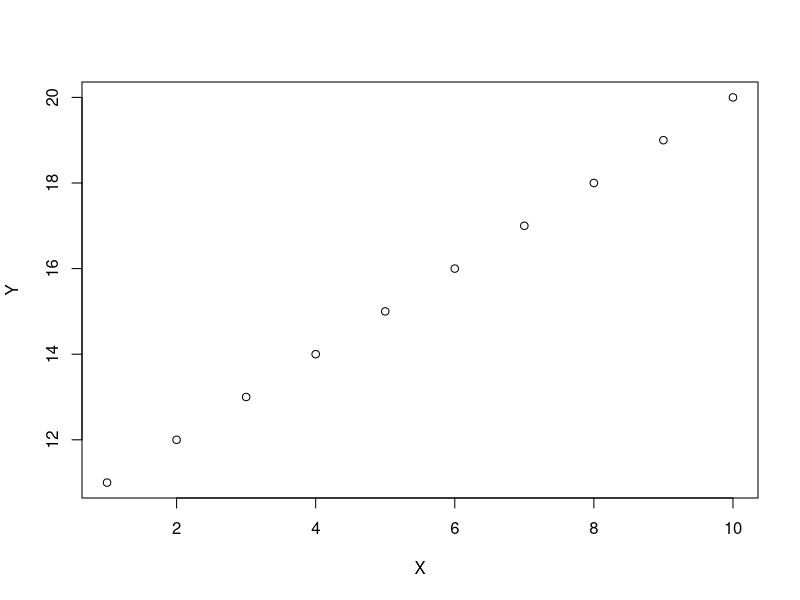
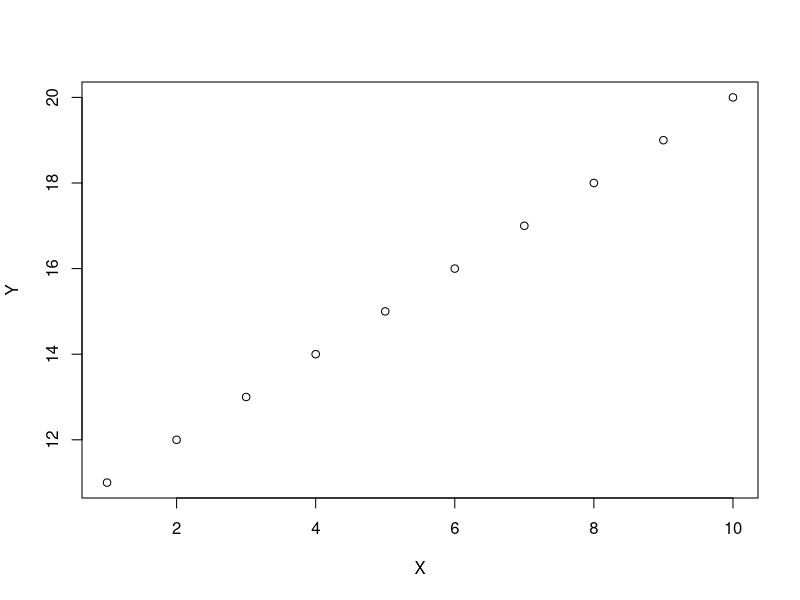
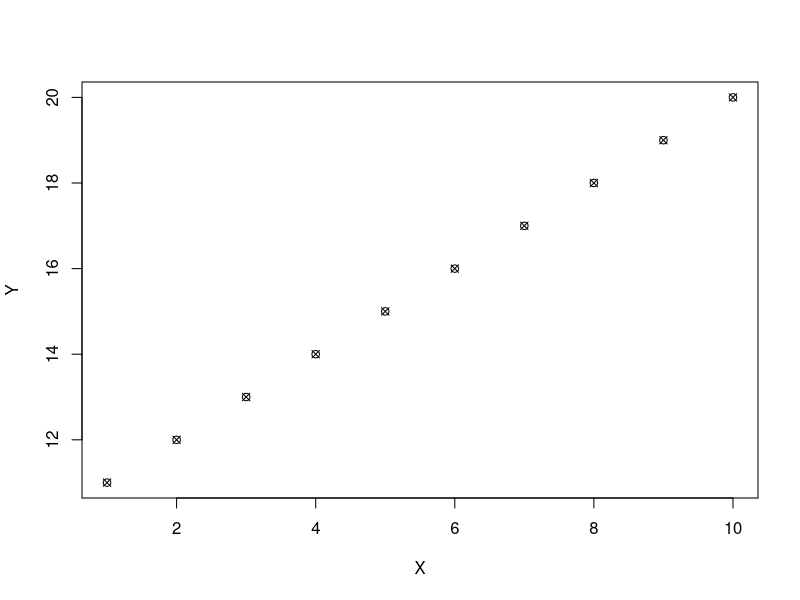
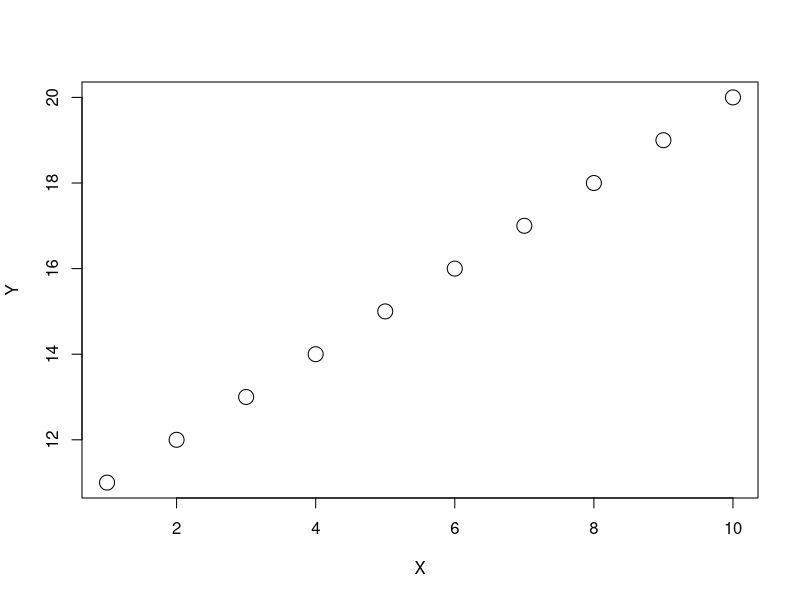
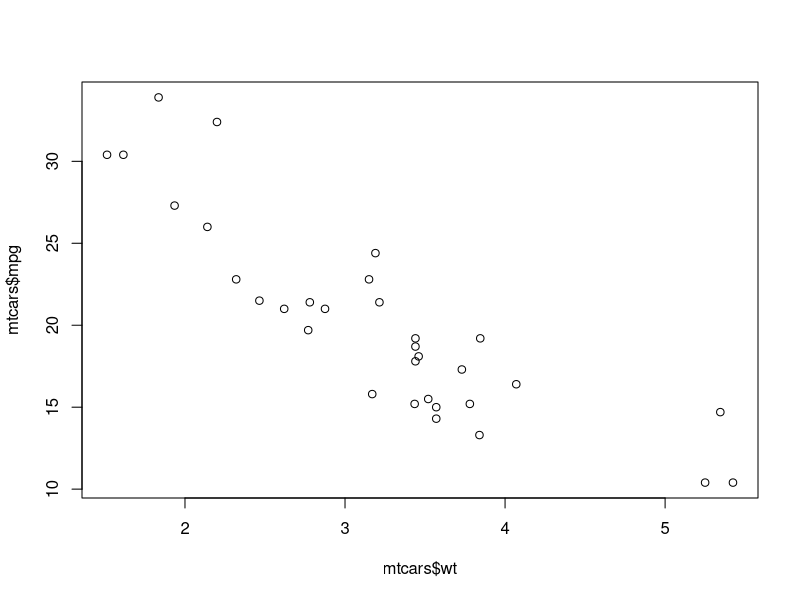
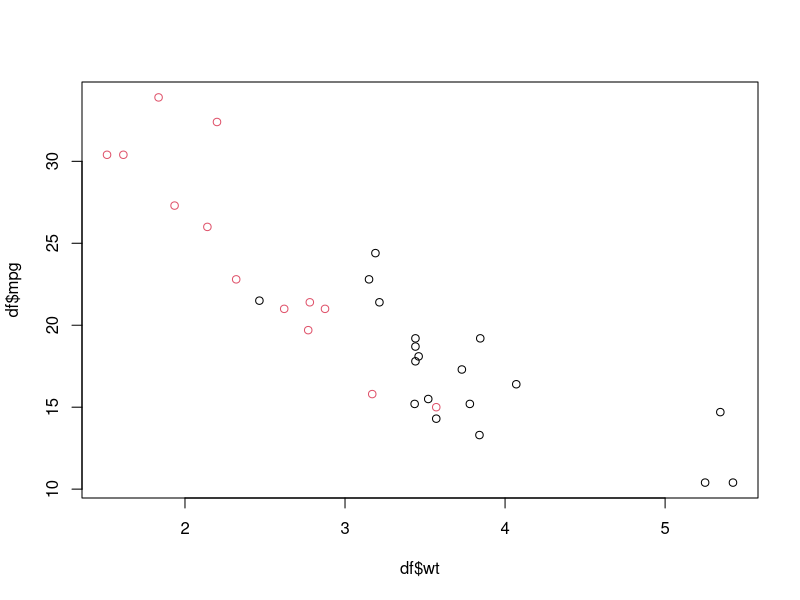
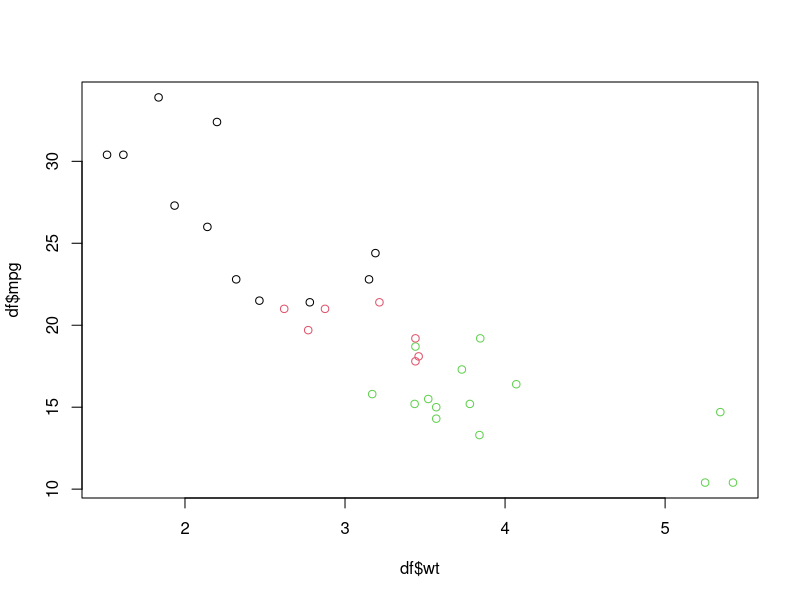
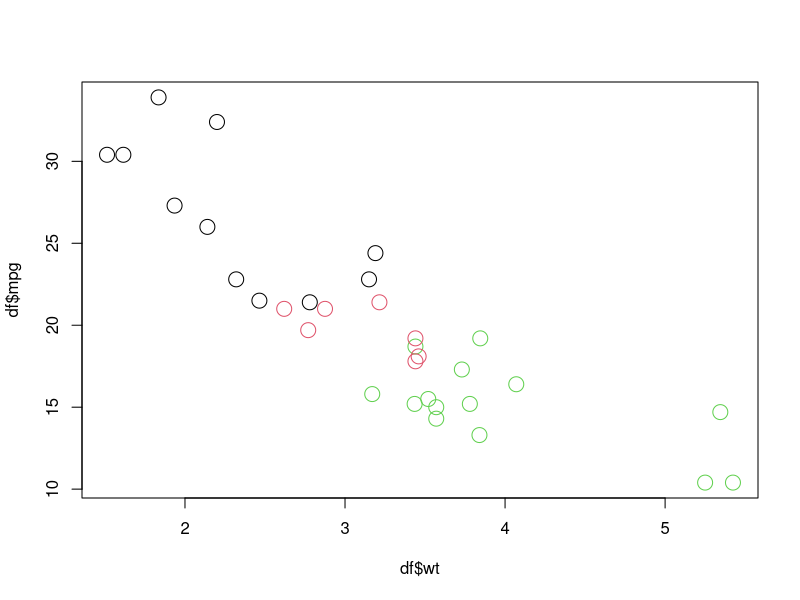

The R source for these figures, in order: (Note: this script raises an error after producing the figures.)
#base graphs in R using mtcars data set
#plots

mtcars
df = mtcars
#which columns are category type
names(df)
str(df)
#cyl, vs, am, gear, carb
catcols = c('cyl', 'vs', 'am', 'carb')
df[, catcols] = lapply(df[,catcols], factor)
str(df)
#see if the these columns are factor type ?

#plot
X=1:10
Y=11:20
plot(x=X, y=Y)
plot(x=X, y=Y, type='p') #points
plot(x=X, y=Y, type='p', pch=13) #points, plotting symbol=13
#see internet for different plotting symbols
plot(x=X, y=Y, type='p', cex=2) #points, double the size



plot(x=mtcars$wt, y=mtcars$mpg)
#Negative Relationship : wt increase, mpg reduces
?plot
#add more features
plot(x=df$wt, y=df$mpg, col=df$am)
plot(x=df$wt, y=df$mpg, col=df$cyl)
#3 colors wrt to each cyl : how to find which cylinder

plot(x=df$wt, y=df$mpg, col=df$cyl, cex=2)
plot(x=df$wt, y=df$mpg, col=df$cyl, cex=df$gear)
#using am and vs will not work for cex as they have 0 values also
plot(x=df$wt, y=df$mpg, col=df$cyl, cex=df$am) 

#formating plot
plot(x=df$wt, y=df$mpg, col=df$cyl, pch=df$gear, xlab='Weight', ylab='Mileage', main='Weight vs Mileage')
#legend for Cyl
table(df$cyl)
legend('topright',legend=c("Cyl4", "Cyl6", "Cyl8"), col=c('black','red','green'), pch=1)
#legend for Gears
table(df$gear)
legend('topleft',legend=c("Gear3", "Gear4", "Gear5"), pch=c(1,2,3))


# line, point and both
X1 = 1:10
Y1 = X1^2
plot(x=X1, y=Y1, type='p')
plot(x=X1, y=Y1, type='l', lty=2)
#https://www.datanovia.com/en/blog/line-types-in-r-the-ultimate-guide-for-r-base-plot-and-ggplot/
plot(x=X1, y=Y1, type='b', lty=2, lwd=3, col='red', cex=2)
#points & line : type=b;  linewidth=3; amplify twice, color-red
plot(x=X1, y=Y1, xlim=c(0,15), ylim=c(0,100))  #change the limits of x and y xaxis

#women dataset
women
plot(x=women$weight, y=women$height, pch=15, xlab='Weight', ylab='Height', col='red', cex=2, type='b')
title(main='Main Title', sub='Sub Title')
#see cheat sheet on base graphs

plot(women)  #picks up x and y automatically: first col is height, y is weight
abline(lm(women$weight ~ women$height), col='red', lty=2, lwd=4)   #this line is of prediction... 



#Links
#http://www.sthda.com/english/wiki/add-legends-to-plots-in-r-software-the-easiest-way


#end here
